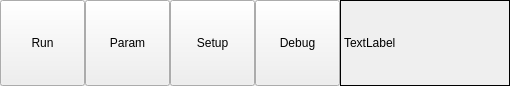
<?xml version="1.0" encoding="UTF-8"?>
<ui version="4.0">
 <class>BottomWidget</class>
 <widget class="QWidget" name="BottomWidget">
  <property name="geometry">
   <rect>
    <x>0</x>
    <y>0</y>
    <width>510</width>
    <height>86</height>
   </rect>
  </property>
  <property name="windowTitle">
   <string>BottomWidget</string>
  </property>
  <layout class="QHBoxLayout" name="horizontalLayout" stretch="1,1,1,1,2">
   <property name="spacing">
    <number>0</number>
   </property>
   <property name="margin">
    <number>0</number>
   </property>
   <item>
    <widget class="BtnCtrl" name="runBtn">
     <property name="sizePolicy">
      <sizepolicy hsizetype="Expanding" vsizetype="Expanding">
       <horstretch>0</horstretch>
       <verstretch>0</verstretch>
      </sizepolicy>
     </property>
     <property name="text">
      <string>Run</string>
     </property>
    </widget>
   </item>
   <item>
    <widget class="BtnCtrl" name="paramBtn">
     <property name="sizePolicy">
      <sizepolicy hsizetype="Expanding" vsizetype="Expanding">
       <horstretch>0</horstretch>
       <verstretch>0</verstretch>
      </sizepolicy>
     </property>
     <property name="text">
      <string>Param</string>
     </property>
    </widget>
   </item>
   <item>
    <widget class="BtnCtrl" name="setBtn">
     <property name="sizePolicy">
      <sizepolicy hsizetype="Expanding" vsizetype="Expanding">
       <horstretch>0</horstretch>
       <verstretch>0</verstretch>
      </sizepolicy>
     </property>
     <property name="text">
      <string>Setup</string>
     </property>
    </widget>
   </item>
   <item>
    <widget class="BtnCtrl" name="dbgBtn">
     <property name="sizePolicy">
      <sizepolicy hsizetype="Expanding" vsizetype="Expanding">
       <horstretch>0</horstretch>
       <verstretch>0</verstretch>
      </sizepolicy>
     </property>
     <property name="text">
      <string>Debug</string>
     </property>
    </widget>
   </item>
   <item>
    <widget class="QLabel" name="label">
     <property name="sizePolicy">
      <sizepolicy hsizetype="Expanding" vsizetype="Expanding">
       <horstretch>0</horstretch>
       <verstretch>0</verstretch>
      </sizepolicy>
     </property>
     <property name="styleSheet">
      <string notr="true"/>
     </property>
     <property name="frameShape">
      <enum>QFrame::Box</enum>
     </property>
     <property name="text">
      <string>TextLabel</string>
     </property>
    </widget>
   </item>
  </layout>
 </widget>
 <layoutdefault spacing="6" margin="11"/>
 <customwidgets>
  <customwidget>
   <class>BtnCtrl</class>
   <extends>QPushButton</extends>
   <header>btnctrl.h</header>
  </customwidget>
 </customwidgets>
 <resources/>
 <connections/>
</ui>
